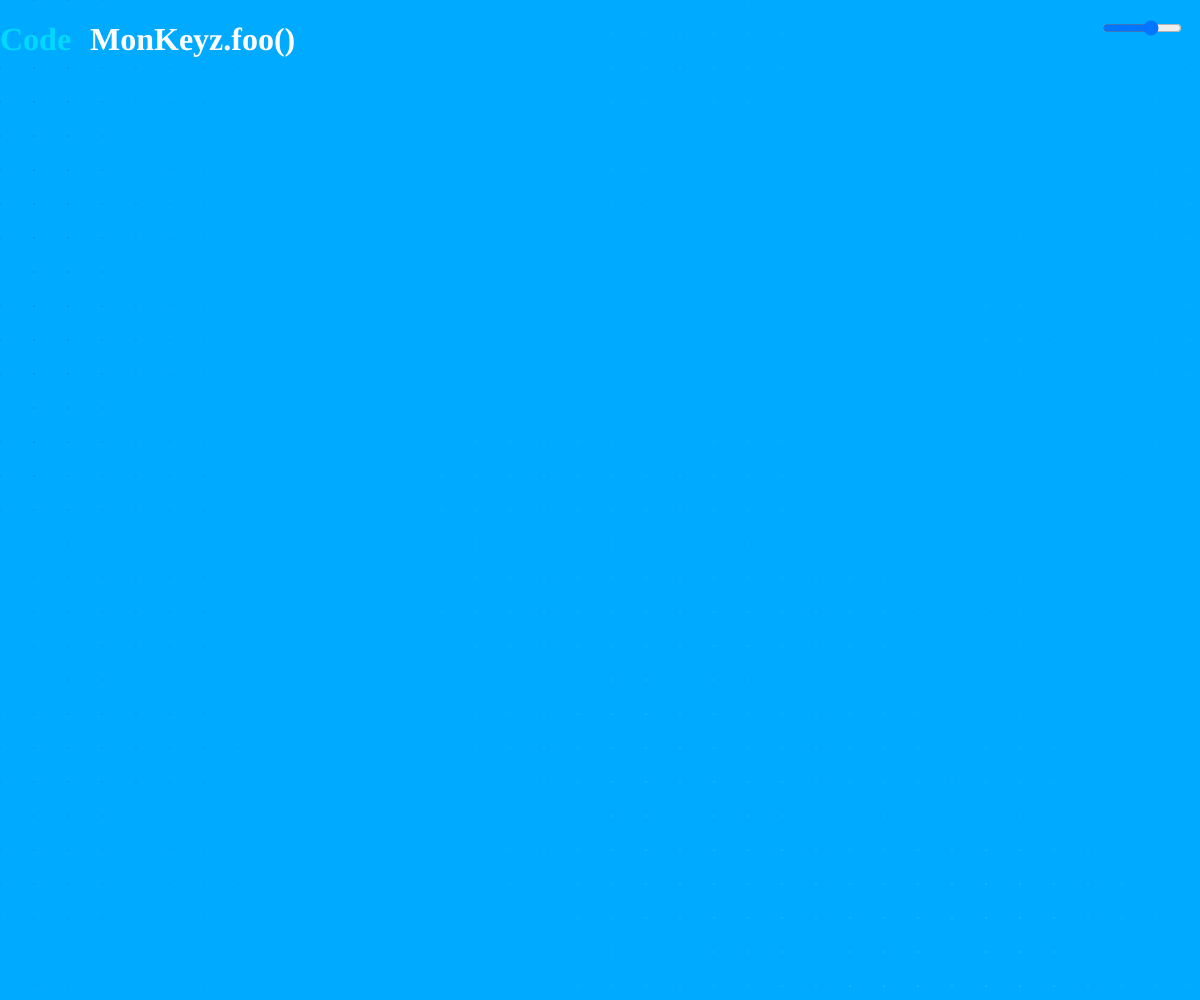
Frame 1 (no input)
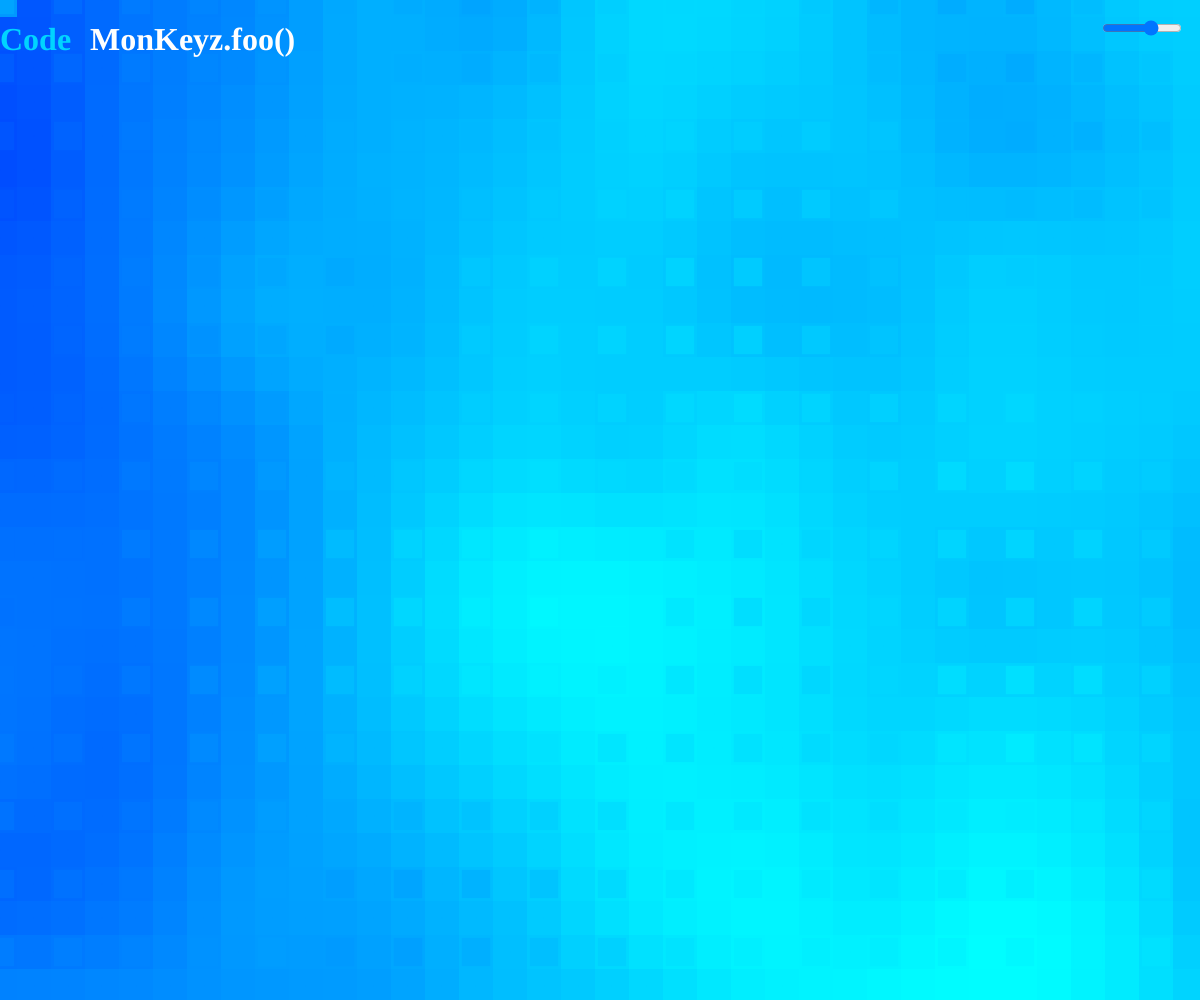
Frame 60 (no input)
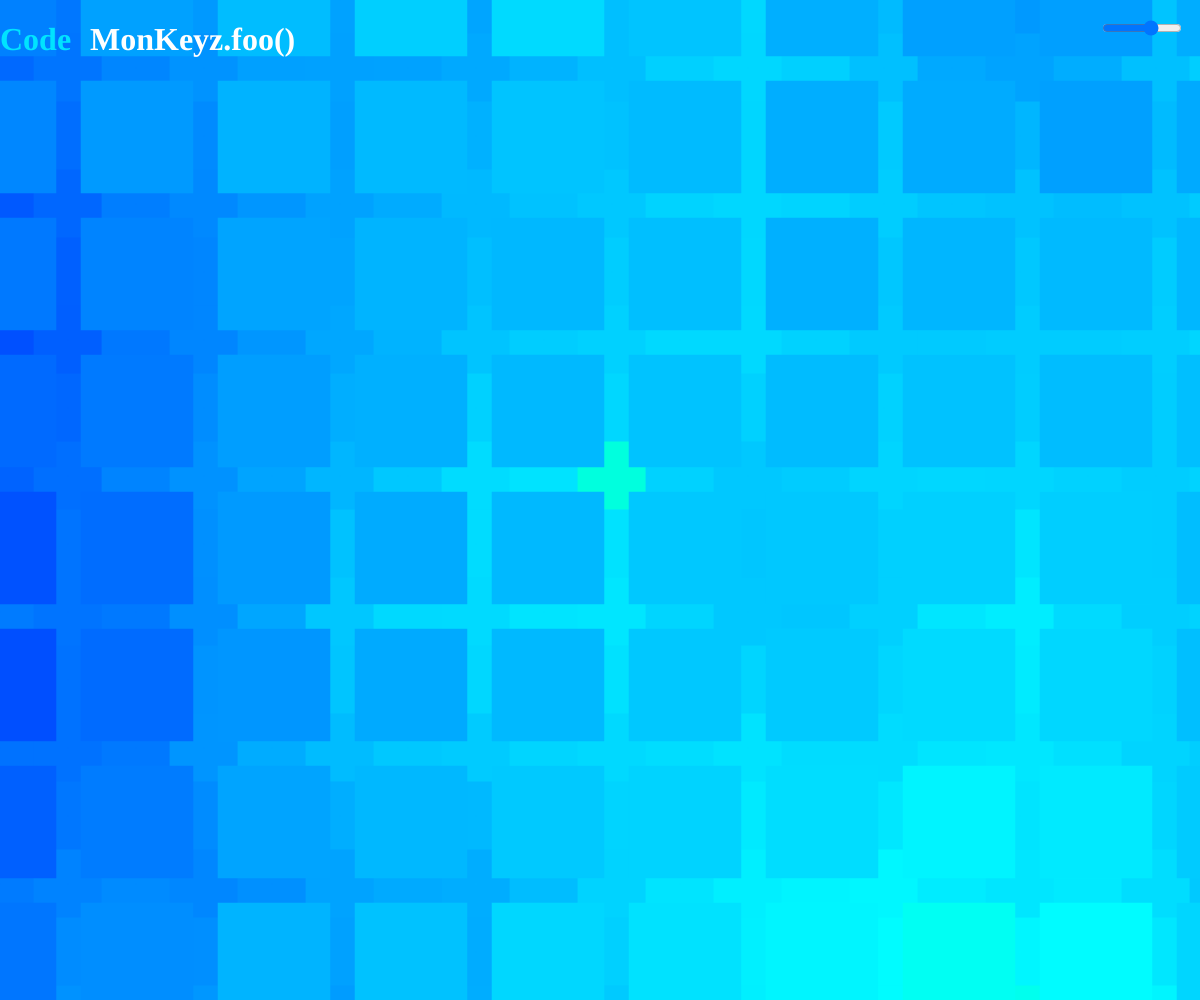
Frame 120 (the mouse pressed at the canvas centre since frame 60)

The p5.js sketch that drew these frames (run headless with seeded random() and noise() and a simulated clock; from frame 60 on, the mouse is pressed at the canvas centre):

// p5.js sketch
// ── sketch.js
/*Dominic Florack Jan 2020*/ 

var shift = 0
var size = 0
var grow = 0
var count = 0
var h, minCol, maxCol,val, tempVal



function windowResized() {
  resizeCanvas(windowWidth, windowHeight)
  background(minCol+50,255,255)
  size = floor((width / 16 + height / 16) / 2)
  count = 0
  shift = 0
  slider.position(width - 100, 25);
  minCol = random(156, 196)
  maxCol = random(224, 255) 
}

function setup() {
  canvas = createCanvas(windowWidth, windowHeight, P2D)
  canvas.position(0, 0)
  canvas.style('z-index', '-1')
  canvas.elt.style.position = "fixed"
  colorMode(HSB)
  background(200,255,255)
  size = floor((width / 24 + height / 24) / 2)
  minCol = random(156, 196)
  maxCol = random(224, 255)
  rectMode(CENTER)
  h1 = createElement('h1', 'Code')
  h12 = createElement('h1', 'MonKeyz.foo()')
  h1.position(0, 0)
  h12.position(90, 0)
  h1.id('siteheader')
  h12.id('siteheader')
  h1.style('color', color(h, 255, 255))
  h12.style('color', 'white')
  h12.style('background', 'none')
  val = 156
  tempVal = val
  slider = createSlider(-16, 255, val);
  slider.position(width - 100, 18);
  slider.style('width', '80px');
  
}

function draw() {
  changeColor()
  switch (count % 6) {
    case 0:
      resize(32)
      break;
    case 1:
      resize(16)
      break;
    case 2:
      resize(8)
      break; 
    case 3:
      resize(4)
        break; 
    case 4:
      resize(8)
      break; 
    case 5:
      resize(16)
      break;
  }

  grow+= size/42
  if (count > 5) { count = 0 }
  
  for (var x = 0; x < width + size; x += size) {
    for (var y = 0; y < height + size; y += size) {
      var v = noise(x / height , y / width , shift / 32)
      h = map(v, 0, 1, minCol, maxCol)
      // alpha = map(grow, 0, size, 0, 1)      
      if (dist(mouseX, mouseY, x, y) <= (size + 1) / 2) {
        fill(h - 16, 255, 255/*, alpha*/)
      } else {
        fill(h, 255, 255/*, alpha*/)
      }
      noStroke()
      rect(x, y, grow, grow)
    }
  }
  h1.style('color', color(h, 255, 255))
  shift += size/512
}

function changeColor() {
  val = slider.value()
  if (val != tempVal) {
    background(minCol+50,255,255)
    tempVal = val
   }
   minCol = val
   maxCol = val+100
}

function resize(factor) {
  size = floor((width / factor + height / factor) / 2)
  if (grow > size) {count++,grow = 0}
}
